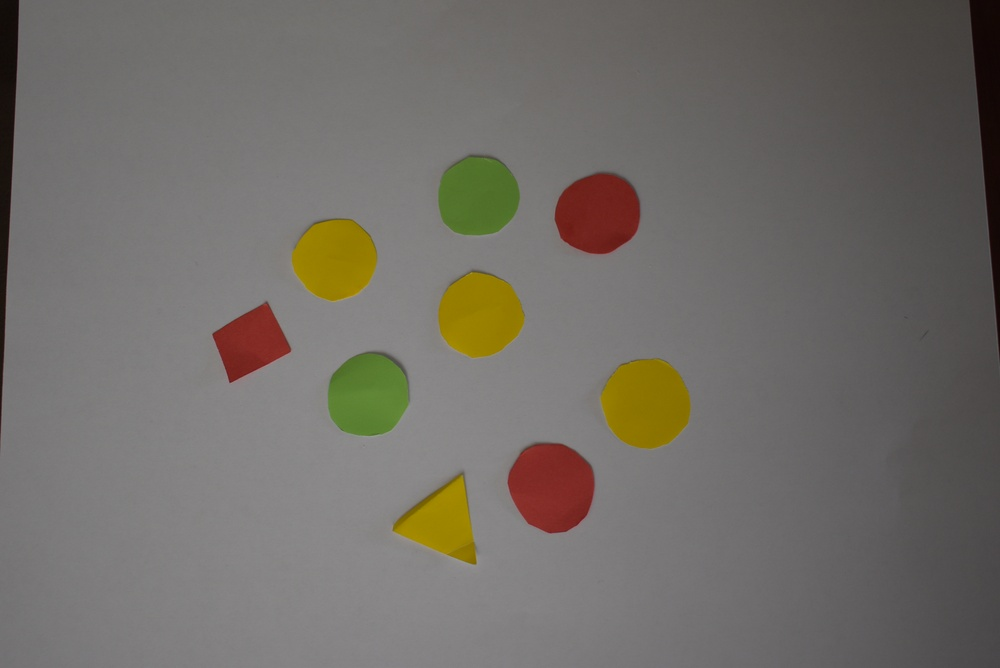
%> input picture Lab 2/Codigo Fuente/img1.jpg, 1000 x 668 px, shrunk from 2992 x 2000 before the run
$ octave --eval "result = yellowBinarization(imread('img1.jpg'));"   (GNU Octave 9; MATLAB toolbox functions it lacks are replaced by stand-ins)
%> lines starting %> are read from the running program, lines starting %| are printed output that depends on the picture; in (x1, y1, x2, y2) boxes, pixels count from 0 and x2, y2 are one past the last pixel; in counts of white or black regions, pixels touching at a corner belong together; the program's own positions count from 1
function binary_image = yellowBinarization(rgb_image)
    % YELLOWBINARIZATION convierte una imagen RGB en una imagen binaria
    % donde los objetos amarillos aparecen en blanco y el resto en negro.
    % Usa una técnica de normalización para mejorar la detección de
    % colores específicos, enfocándose en la relación entre los canales
    % de color para identificar el amarillo.
    %
    % Parámetros:
    %   rgb_image: Imagen en formato RGB (matriz MxNx3).
    %
    % Devoluciones:
    %   binary_image: Imagen binaria (matriz MxN) donde los objetos amarillos
    %                 tienen un valor de 255 y todos los demás píxeles tienen un valor de 0.

    % Normalización de los canales R, G y B
    norm_R = double(rgb_image(:,:,1)) ./ (double(rgb_image(:,:,1)) + double(rgb_image(:,:,2)) + double(rgb_image(:,:,3)) + 1e-5);
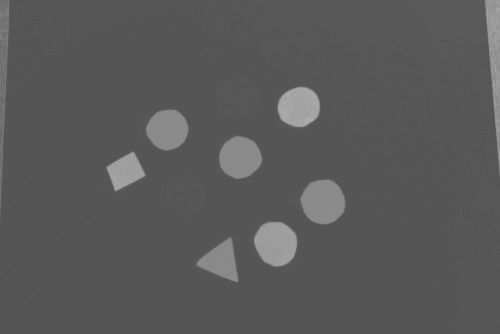
%> norm_R: size 668x1000 double (shown at 1/2 size); min 0.321, max 0.705, mean 0.354
    norm_G = double(rgb_image(:,:,2)) ./ (double(rgb_image(:,:,1)) + double(rgb_image(:,:,2)) + double(rgb_image(:,:,3)) + 1e-5);
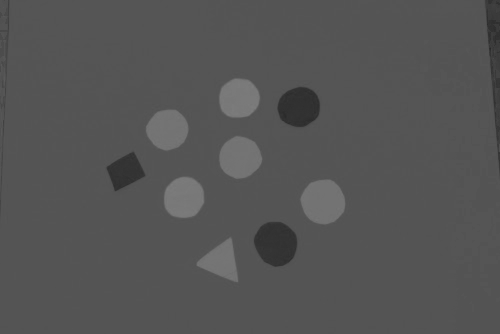
%> norm_G: size 668x1000 double (shown at 1/2 size); min 0.139, max 0.509, mean 0.334
    norm_B = double(rgb_image(:,:,3)) ./ (double(rgb_image(:,:,1)) + double(rgb_image(:,:,2)) + double(rgb_image(:,:,3)) + 1e-5);
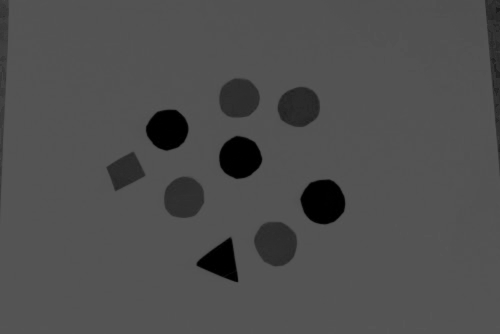
%> norm_B: size 668x1000 double (shown at 1/2 size); min 0, max 0.35, mean 0.312

    % Crear máscara binaria basada en la relación entre los canales
    yellow_mask = (norm_R > 0.4) & (norm_G > 0.4) & (norm_B < 0.2);
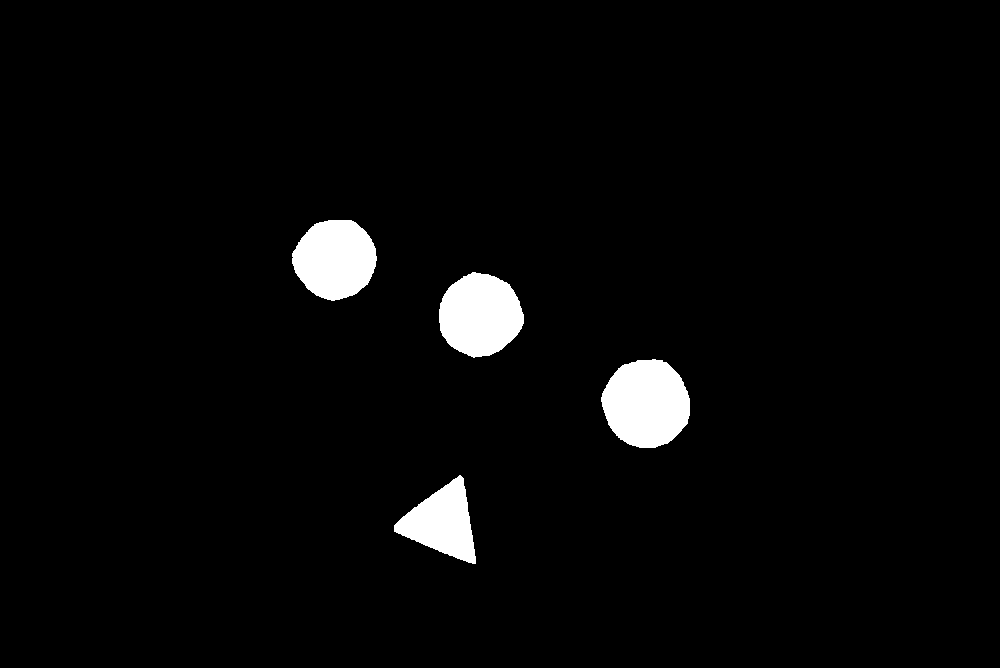
%> yellow_mask: size 668x1000 logical; 3.1% white; 4 white regions, box (x1, y1, x2, y2) and area: (601, 359, 690, 448) 6122, (439, 272, 524, 358) 5483, (292, 220, 377, 301) 5223, (394, 475, 476, 564) 3953

    % Refinar la detección de amarillo usando umbrales en intensidad
    intensity = rgb2gray(rgb_image);
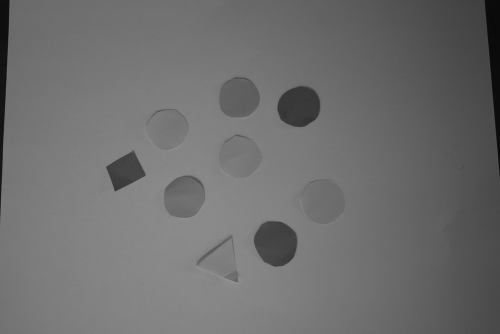
%> intensity: size 668x1000 uint8 (shown at 1/2 size); min 8, max 154, mean 109.9
    yellow_mask = yellow_mask & (intensity > 100);  % Filtrar por brillo para mejorar precisión
%> yellow_mask: size 668x1000 logical; 3.1% white; 5 white regions (1 under 20 px), largest, box (x1, y1, x2, y2) and area: (601, 359, 690, 448) 6116, (439, 272, 524, 358) 5472, (292, 220, 377, 301) 5195, (394, 476, 476, 563) 3712

    % Operaciones morfológicas para limpiar la máscara
    se = strel('disk', 3);  % Tamaño ajustable según el ruido
    se2 = strel('disk', 7);

    % Erosionar y dilatar para mejorar la detección de objetos
    eroded_mask = imerode(yellow_mask, se);
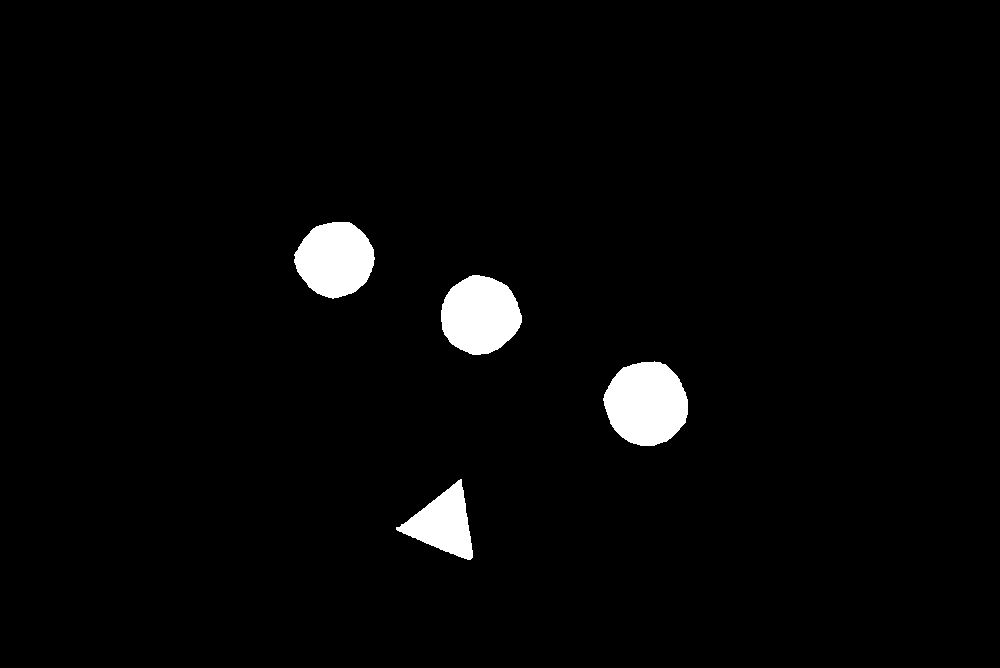
%> eroded_mask: size 668x1000 logical; 2.7% white; 4 white regions, box (x1, y1, x2, y2) and area: (603, 361, 688, 446) 5521, (441, 275, 522, 355) 4907, (294, 222, 375, 299) 4642, (396, 479, 473, 560) 3139
    binary_image = imdilate(eroded_mask, se2);
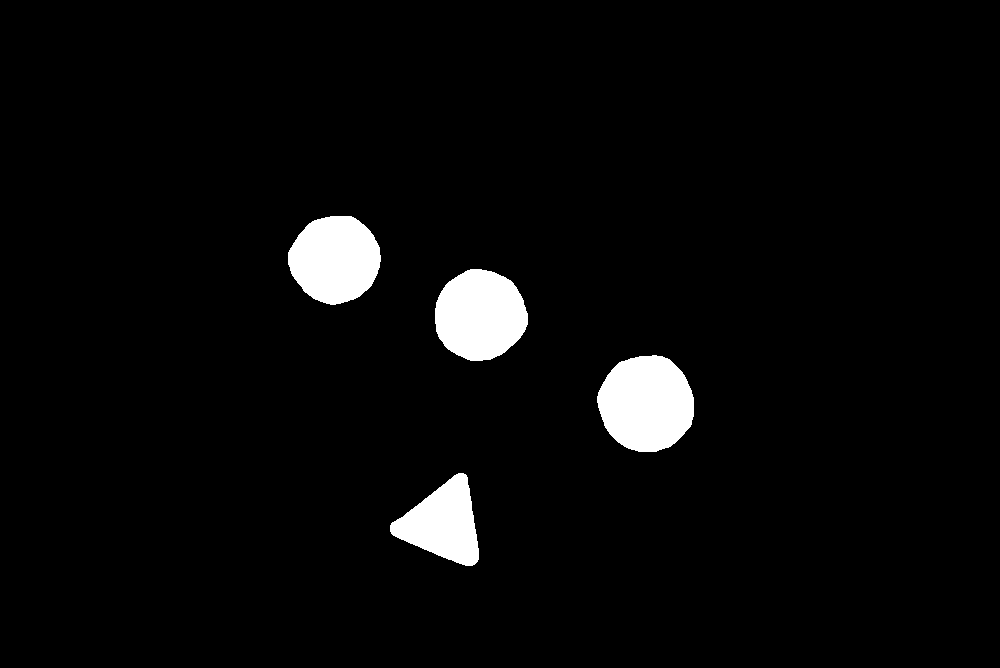
%> binary_image: size 668x1000 logical; 3.8% white; 4 white regions, box (x1, y1, x2, y2) and area: (597, 355, 694, 452) 7322, (435, 269, 528, 361) 6609, (288, 216, 381, 305) 6310, (390, 473, 479, 566) 4827

    % Convertir la máscara final a una imagen binaria con valores de 0 o 255
    binary_image = uint8(binary_image) * 255;
end

$ run again, on Lab 2/Codigo Fuente/img2.jpg
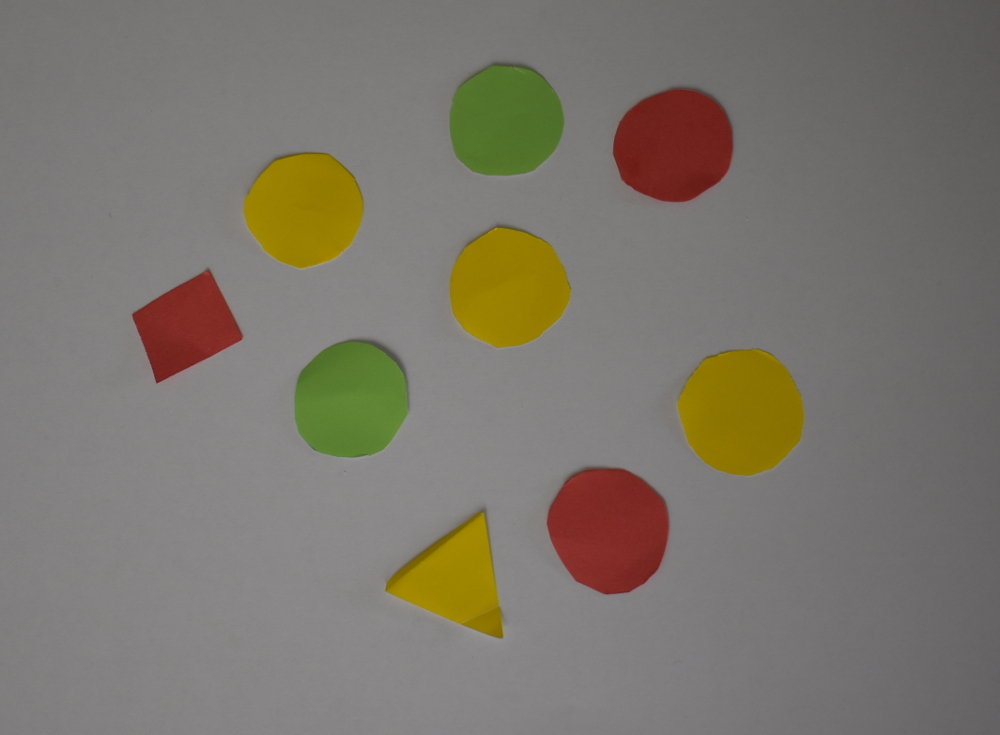
%> input picture Lab 2/Codigo Fuente/img2.jpg, 1000 x 735 px
%> in yellowBinarization, `yellow_mask = (norm_R > 0.4) & (norm_G > 0.4) & (norm_B < 0.2);`:
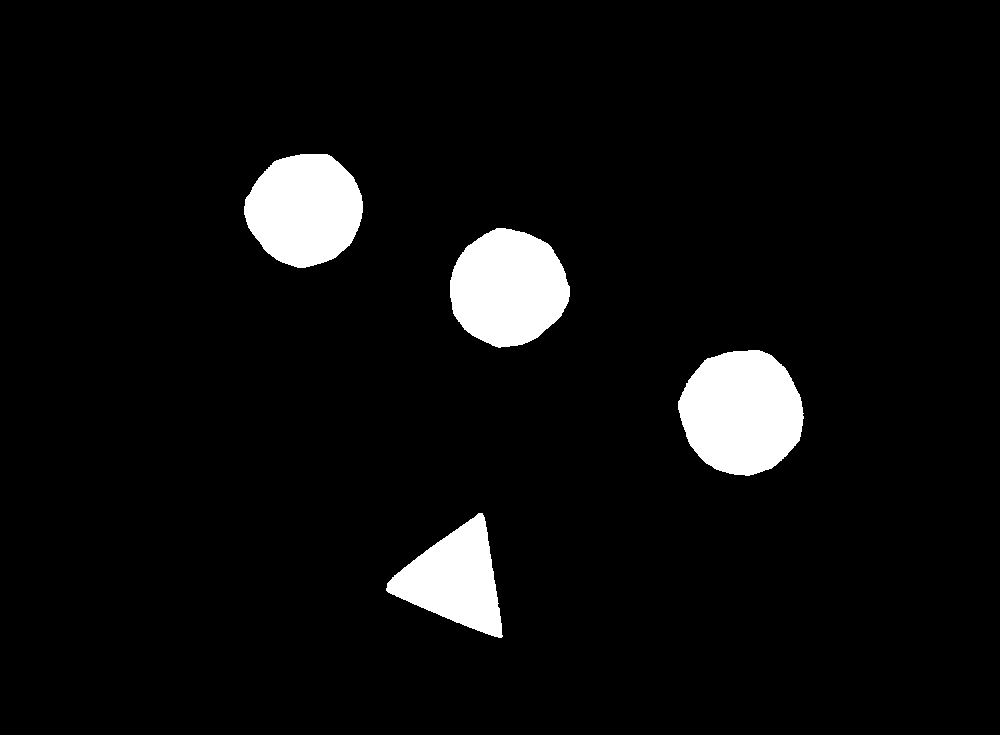
%> yellow_mask: size 735x1000 logical; 5.6% white; 4 white regions, box (x1, y1, x2, y2) and area: (678, 350, 804, 476) 12142, (450, 228, 570, 348) 10873, (244, 154, 363, 268) 10334, (386, 513, 503, 638) 7852
%> eroded_mask: size 735x1000 logical; 5.1% white; 4 white regions, box (x1, y1, x2, y2) and area: (680, 352, 802, 474) 11289, (452, 230, 568, 346) 10062, (246, 156, 361, 266) 9515, (389, 516, 500, 634) 6538
%> in yellowBinarization, `binary_image = imdilate(eroded_mask, se2);`:
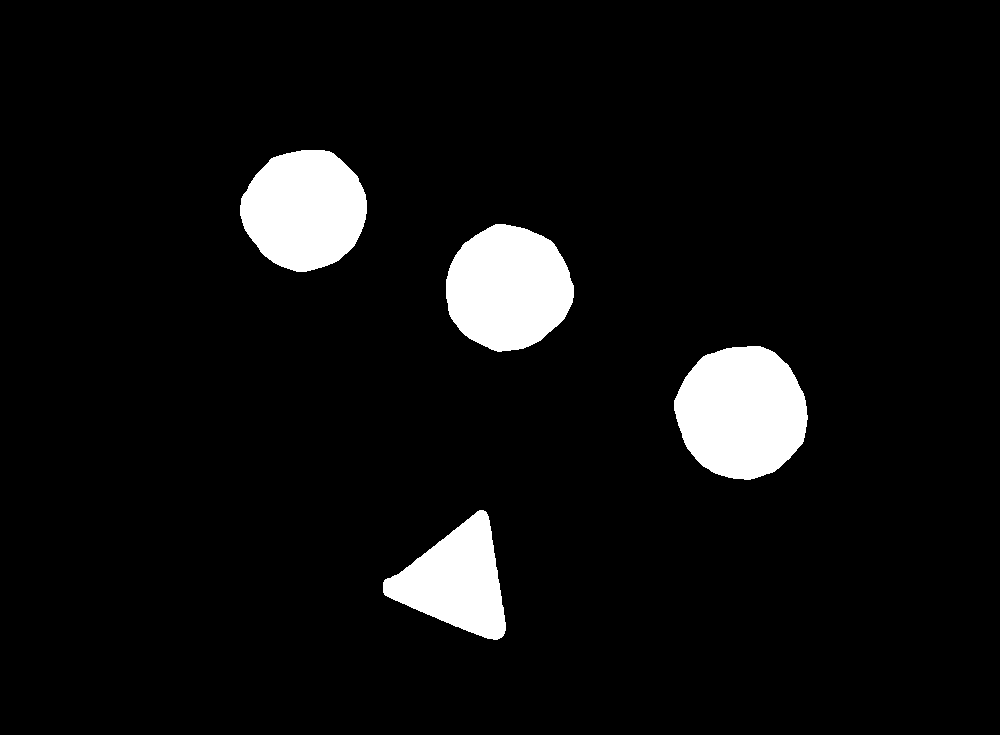
%> binary_image: size 735x1000 logical; 6.4% white; 4 white regions, box (x1, y1, x2, y2) and area: (674, 346, 808, 480) 13814, (446, 224, 574, 352) 12452, (240, 150, 367, 272) 11840, (383, 510, 506, 640) 8929

$ run again, on Lab 2/Codigo Fuente/img3.jpg
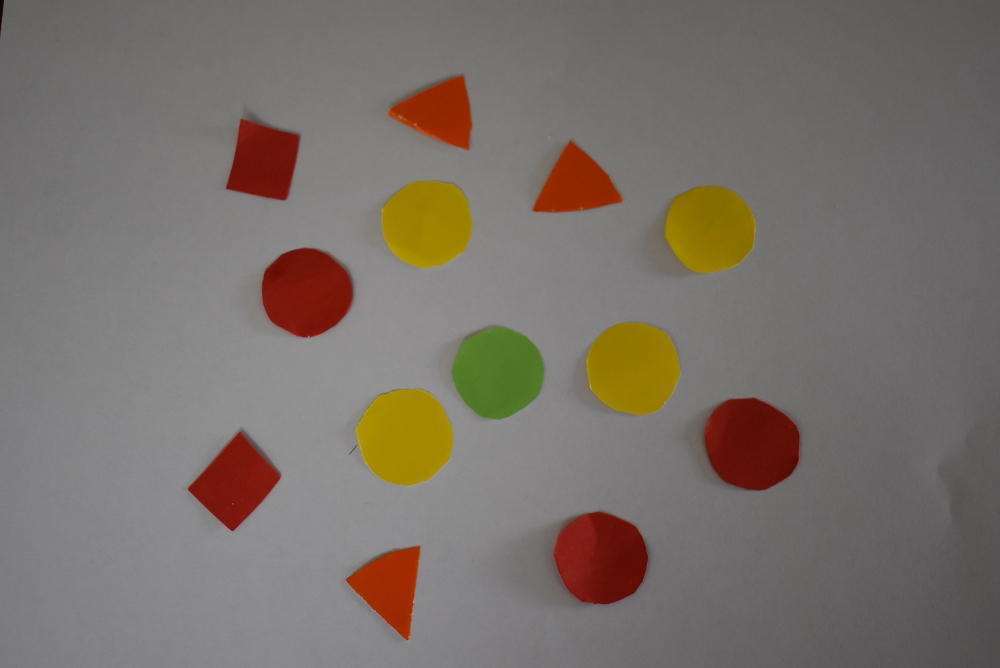
%> input picture Lab 2/Codigo Fuente/img3.jpg, 1000 x 668 px
%> in yellowBinarization, `yellow_mask = (norm_R > 0.4) & (norm_G > 0.4) & (norm_B < 0.2);`:
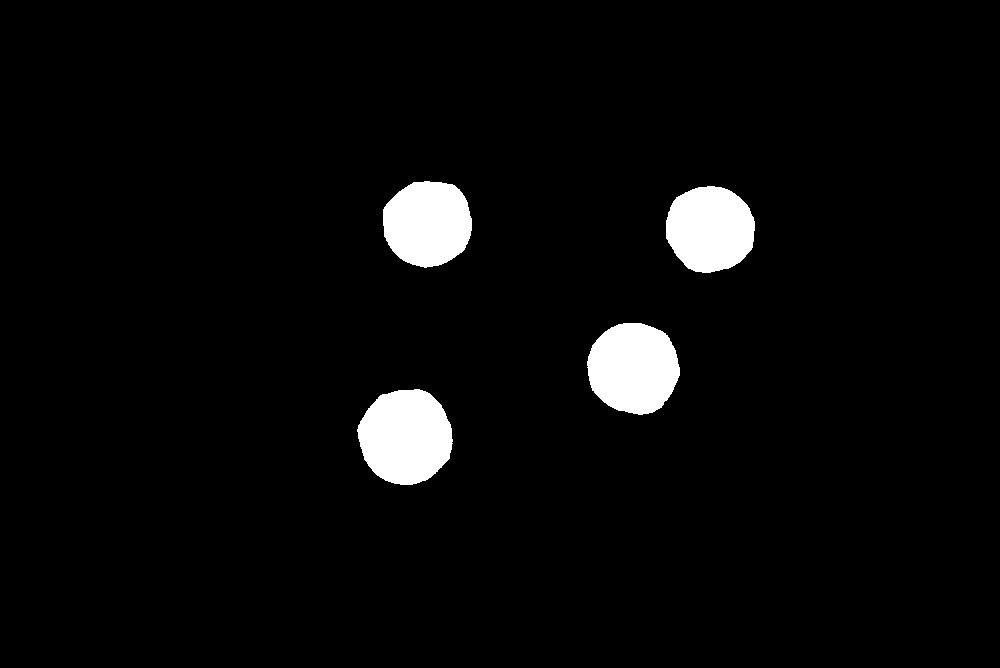
%> yellow_mask: size 668x1000 logical; 3.9% white; 4 white regions, box (x1, y1, x2, y2) and area: (357, 389, 453, 485) 7084, (587, 323, 680, 415) 6652, (383, 181, 472, 268) 6120, (666, 186, 755, 273) 6102
%> eroded_mask: size 668x1000 logical; 3.5% white; 4 white regions, box (x1, y1, x2, y2) and area: (359, 391, 451, 483) 6440, (589, 325, 678, 413) 6028, (385, 183, 470, 266) 5529, (668, 189, 753, 271) 5489
%> in yellowBinarization, `binary_image = imdilate(eroded_mask, se2);`:
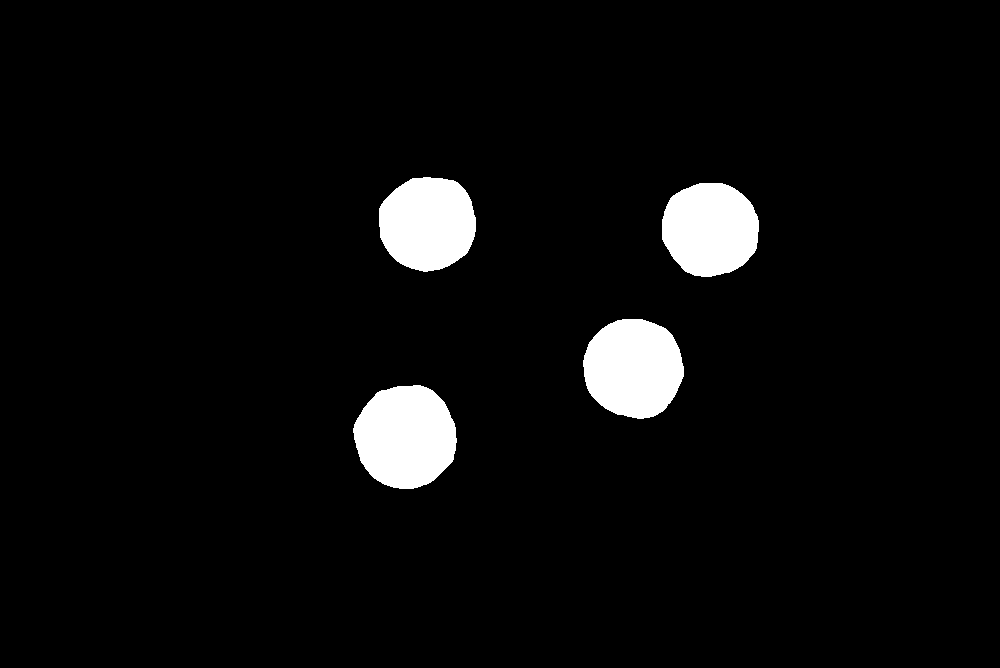
%> binary_image: size 668x1000 logical; 4.6% white; 4 white regions, box (x1, y1, x2, y2) and area: (353, 385, 457, 489) 8377, (583, 319, 684, 419) 7900, (379, 177, 476, 272) 7326, (662, 183, 759, 277) 7278
